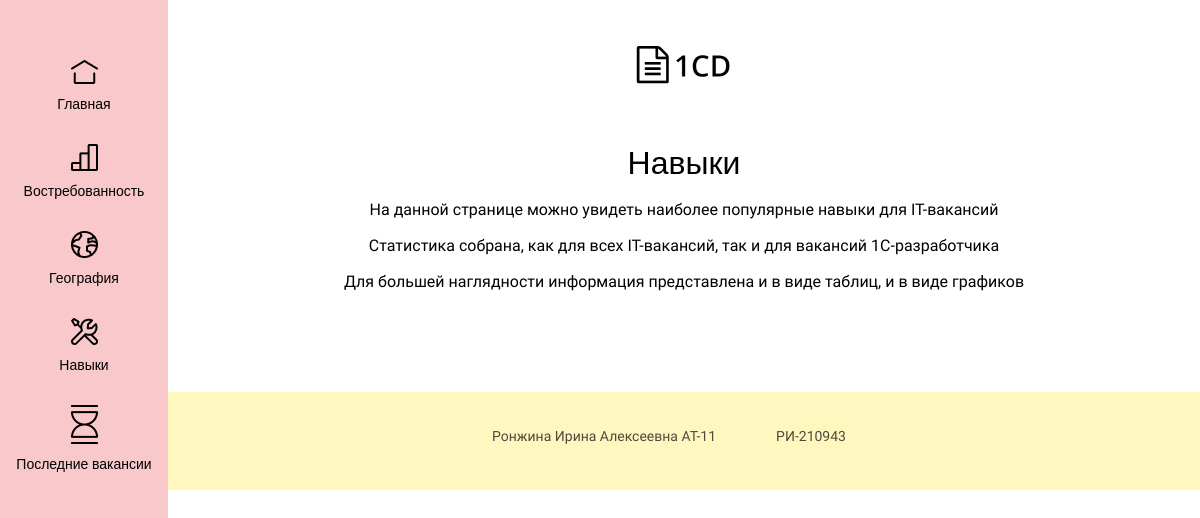
The app's page /skills/, older data.
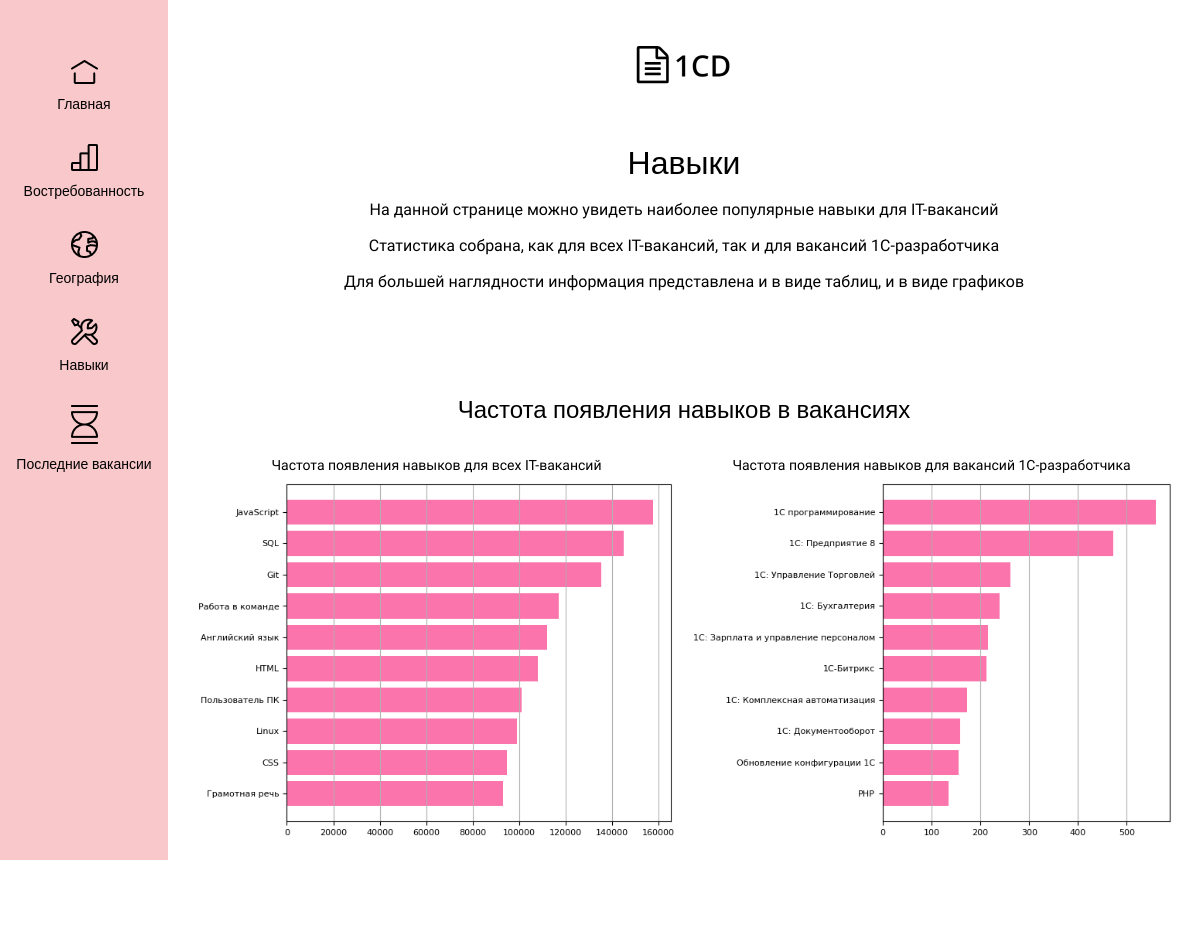
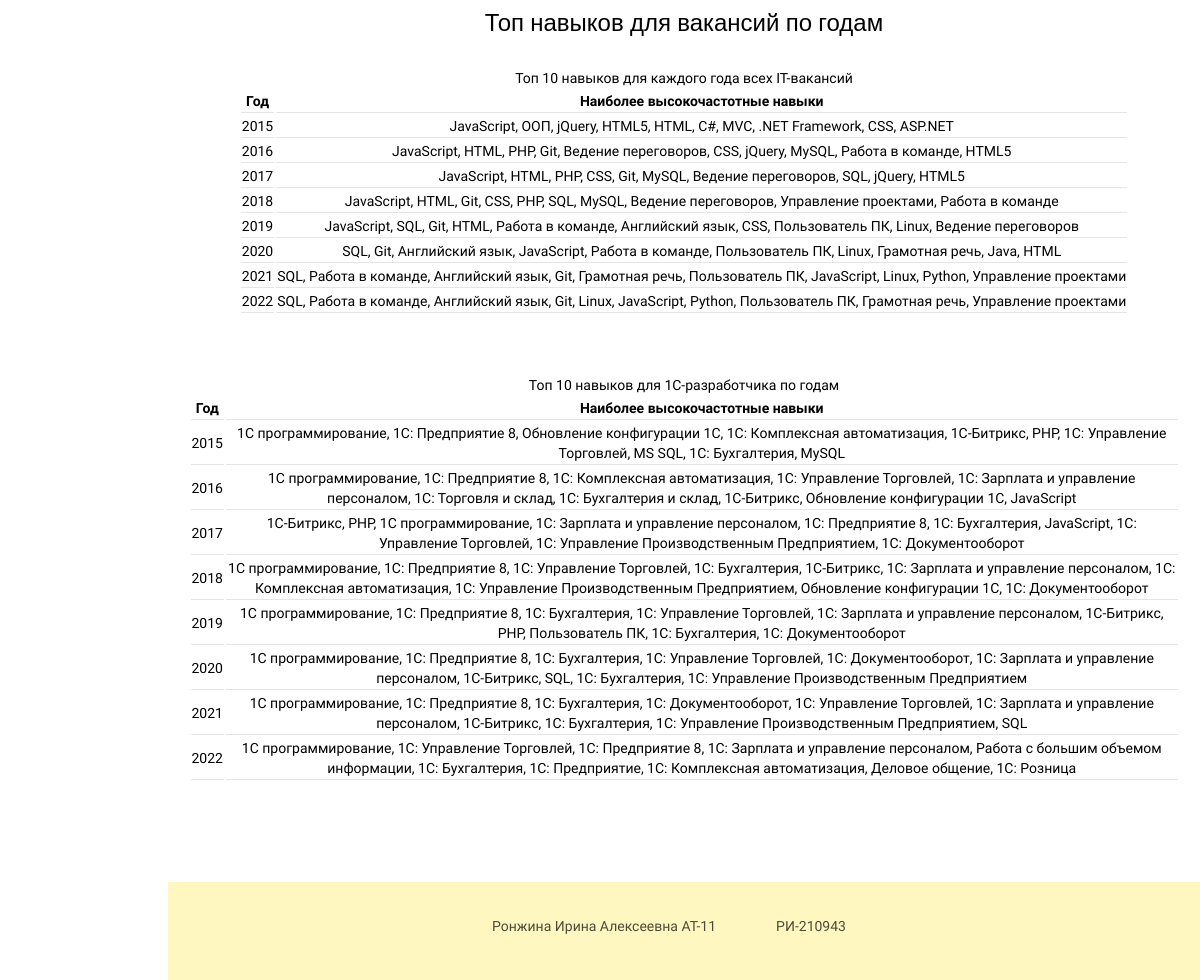
The same page, newer data (2 pictures, top to bottom).
### dev1C/models.py (models this page shows, shortened)
class Block(models.Model):
    title = models.CharField(max_length=63, blank=True)
    title_style = models.TextField(blank=True,null= True)
    page = models.CharField(max_length=25, choices=PAGES)
    style = models.TextField(blank=True)
    class Meta:
        verbose_name = 'Блок'
        verbose_name_plural = "Блоки"

class Content(models.Model):
    title = models.CharField(max_length=63, blank=True)
    title_style = models.TextField(blank=True, null=True)
    image = models.ImageField(upload_to='images/', blank=True)
    content = models.TextField(blank=True)
    style = models.TextField(blank=True)
    type = models.CharField(max_length=25, choices=TYPES)
    block = models.ForeignKey('Block', on_delete=models.CASCADE, null=True)
    class Meta:
        verbose_name = 'Содержание блока'
        verbose_name_plural = "Содержания блока"

### dev1C/views.py (the view)
# urls.py: path('skills/', skills, name='skills'),
def skills(request):
    blocks = Block.objects.filter(page='skills')
    context = {'blocks': blocks}
    return render(request, 'dev1C/skills.html', context=context)

### dev1C/templatetags/custom_tags.py (called while the page is built)
@register.simple_tag()
def get_all_content(block_id):
    contents = Content.objects.filter(block=block_id)
    return contents

@register.inclusion_tag('dev1C/table.html')
def show_table(table: Content):
    data = table.content.split('\n')
    head = data[0].split(',')
    rows = data[1:]
    values = list()
    for row in rows:
        if '[' in row and ']' in row:
            new_row = list()
            index = row.index('[')
            new_row.append(row[:index].split(',')[0])
            array = row[index:].replace('[', '').replace(']', '').replace("'", '')
            new_row.append(array)
            values.append(new_row)
        else:
            values.append(row.split(','))
    return {'content': table,
            'heads': head,
            'rows': values}

### dev1C/templates/dev1C/skills.html
{% extends 'dev1C/base.html' %}
{% block title_page %}
    <section class="page-lead">
    <h1>Навыки</h1>
        <p>На данной странице можно увидеть наиболее популярные навыки для IT-вакансий</p>
        <p>Статистика собрана, как для всех IT-вакансий, так и для вакансий 1С-разработчика</p>
        <p>Для большей наглядности информация представлена и в виде таблиц, и в виде графиков</p>
    </section>
{% endblock %}

### dev1C/templates/dev1C/base.html (shortened to what this page needs)
{% load static %}
{% load custom_tags %}
<!DOCTYPE html>
<html lang="en">
<head>
    <link rel="stylesheet" href="{% static 'dev1C/css/style.css' %}">
</head>
<body>
<header>
<nav>
    <ul class="nav-list">
        <li class="nav-item">
            <a class="nav-link" href="{% url 'home' %}"><img class="nav-icon" src="{% static 'dev1C/image/Home.png' %}">
            <p>Главная</p></a>
        </li>
        <li class="nav-item">
            <a class="nav-link" href="{% url 'demand' %}"><img class="nav-icon" src="{% static 'dev1C/image/Demand.png' %}">
            <p>Востребованность</p></a>
        </li>
        <li class="nav-item">
            <a class="nav-link" href="{% url 'areas' %}"><img class="nav-icon" src="{% static 'dev1C/image/Areas.png' %}">
            <p>География</p></a>
        </li>
        <li class="nav-item">
            <a class="nav-link" href="{% url 'skills' %}"><img class="nav-icon" src="{% static 'dev1C/image/Skills.png' %}">
            <p>Навыки</p></a>
        </li>
        <li class="nav-item">
            <a class="nav-link" href="{% url 'vacancies' %}"><img class="nav-icon" src="{% static 'dev1C/image/Vacancies.png' %}">
            <p>Последние вакансии</p></a>
        </li>
    </ul>
</nav>
    <div class="logo">
    <img src="{% static 'dev1C/image/Logo.png' %}">
        </div>
</header>
<main>
{% block title_page %}{% endblock %}
{% block main %}
    {% for block in blocks %}
        <section>
        <h2 class="title-{{ block.pk }}">{{ block.title }}</h2>
        <div class="section-{{ block.pk }}">
        {% get_all_content block.pk as contents %}
        {% for content in contents %}
            <div class="content-{{ content.pk }}">
            <p class="content-{{ content.pk }}-title">{{ content.title }}</p>
            {% if content.type == 'text' %}
                {% get_list content as list %}
                {% for p in list %}
                    <p>{{ p }}</p>
                {% endfor %}
            {% elif content.type == 'image' %}
                <img src="{{ content.image.url }}" class="content-{{ content.pk }}">
            {% elif content.type == 'table' %}
                {% show_table content %}
                {% endif %}
            </div>
            {% endfor %}
        </div>
        </section>
    {% endfor %}
{% endblock %}
</main>
<footer>
    <div class="author">
    <p>Ронжина Ирина Алексеевна АТ-11<p>
    <p>РИ-210943</p>
    </div>
</footer>
</body>
</html>

### dev1C/templates/dev1C/table.html
<table class="content-{{ content.pk }}">
    <tr>
        {% for head in heads %}
            <th align="center">{{ head }}</th>
        {% endfor %}
    </tr>
    {% for th in rows %}
    <tr>
        {% for td in th %}
            <td align="center">{{ td }}</td>
            {% endfor %}
    </tr>
    {% endfor %}
</table>

Row changes from the older to the newer data that the page shows:
added Block: title "Частота появления навыков в вакансиях"
added Content: title "Частота появления навыков для всех IT-вакансий", image (picture), shown under "Частота появления навыков в вакансиях"
added Content: title "Частота появления навыков для вакансий 1С-разработчика", image (picture), shown under "Частота появления навыков в вакансиях"
added Block: title "Топ навыков для вакансий по годам"
added Content: title "Топ 10 навыков для каждого года всех IT-вакансий", heads "Год" "Наиболее высокочастотные навыки", th "2015" "JavaScript, ООП, jQuery, HTML5, HTML, C#, MVC, .NET Framework, CSS, ASP.NET" "2016" "JavaScript, HTML, PHP, Git, Ведение переговоров, CSS, jQuery, MySQL, Работа в команде, HTML5" "2017" "JavaScript, HTML, PHP, CSS, Git, MySQL, Ведение переговоров, SQL, jQuery, HTML5" "2018" "JavaScript, HTML, Git, CSS, PHP, SQL, MySQL, Ведение переговоров, Управление проектами, Работа в команде" "2019" "JavaScript, SQL, Git, HTML, Работа в команде, Английский язык, CSS, Пользователь ПК, Linux, Ведение переговоров" "2020" "SQL, Git, Английский язык, JavaScript, Работа в команде, Пользователь ПК, Linux, Грамотная речь, Java, HTML" "2021" "SQL, Работа в команде, Английский язык, Git, Грамотная речь, Пользователь ПК, JavaScript, Linux, Python, Управление проектами" "2022" "SQL, Работа в команде, Английский язык, Git, Linux, JavaScript, Python, Пользователь ПК, Грамотная речь, Управление проектами", shown under "Топ навыков для вакансий по годам"
added Content: title "Топ 10 навыков для 1С-разработчика по годам", heads "Год" "Наиболее высокочастотные навыки", th "2015" "1С программирование, 1С: Предприятие 8, Обновление конфигурации 1С, 1С: Комплексная автоматизация, 1С-Битрикс, PHP, 1С: Управление Торговлей, MS SQL, 1С: Бухгалтерия, MySQL" "2016" "1С программирование, 1С: Предприятие 8, 1С: Комплексная автоматизация, 1С: Управление Торговлей, 1С: Зарплата и управление персоналом, 1С: Торговля и склад, 1С: Бухгалтерия и склад, 1С-Битрикс, Обновление конфигурации 1С, JavaScript" "2017" "1С-Битрикс, PHP, 1С программирование, 1С: Зарплата и управление персоналом, 1С: Предприятие 8, 1С: Бухгалтерия, JavaScript, 1С: Управление Торговлей, 1С: Управление Производственным Предприятием, 1С: Документооборот" "2018" "1С программирование, 1С: Предприятие 8, 1С: Управление Торговлей, 1С: Бухгалтерия, 1С-Битрикс, 1С: Зарплата и управление персоналом, 1С: Комплексная автоматизация, 1С: Управление Производственным Предприятием, Обновление конфигурации 1С, 1С: Документооборот" "2019" "1С программирование, 1С: Предприятие 8, 1С: Бухгалтерия, 1С: Управление Торговлей, 1С: Зарплата и управление персоналом, 1С-Битрикс, PHP, Пользователь ПК, 1C: Бухгалтерия, 1С: Документооборот" "2020" "1С программирование, 1С: Предприятие 8, 1С: Бухгалтерия, 1С: Управление Торговлей, 1С: Документооборот, 1С: Зарплата и управление персоналом, 1С-Битрикс, SQL, 1C: Бухгалтерия, 1С: Управление Производственным Предприятием" "2021" "1С программирование, 1С: Предприятие 8, 1С: Бухгалтерия, 1С: Документооборот, 1С: Управление Торговлей, 1С: Зарплата и управление персоналом, 1С-Битрикс, 1C: Бухгалтерия, 1С: Управление Производственным Предприятием, SQL" "2022" "1С программирование, 1С: Управление Торговлей, 1С: Предприятие 8, 1С: Зарплата и управление персоналом, Работа с большим объемом информации, 1С: Бухгалтерия, 1C: Предприятие, 1С: Комплексная автоматизация, Деловое общение, 1С: Розница", shown under "Топ навыков для вакансий по годам"
